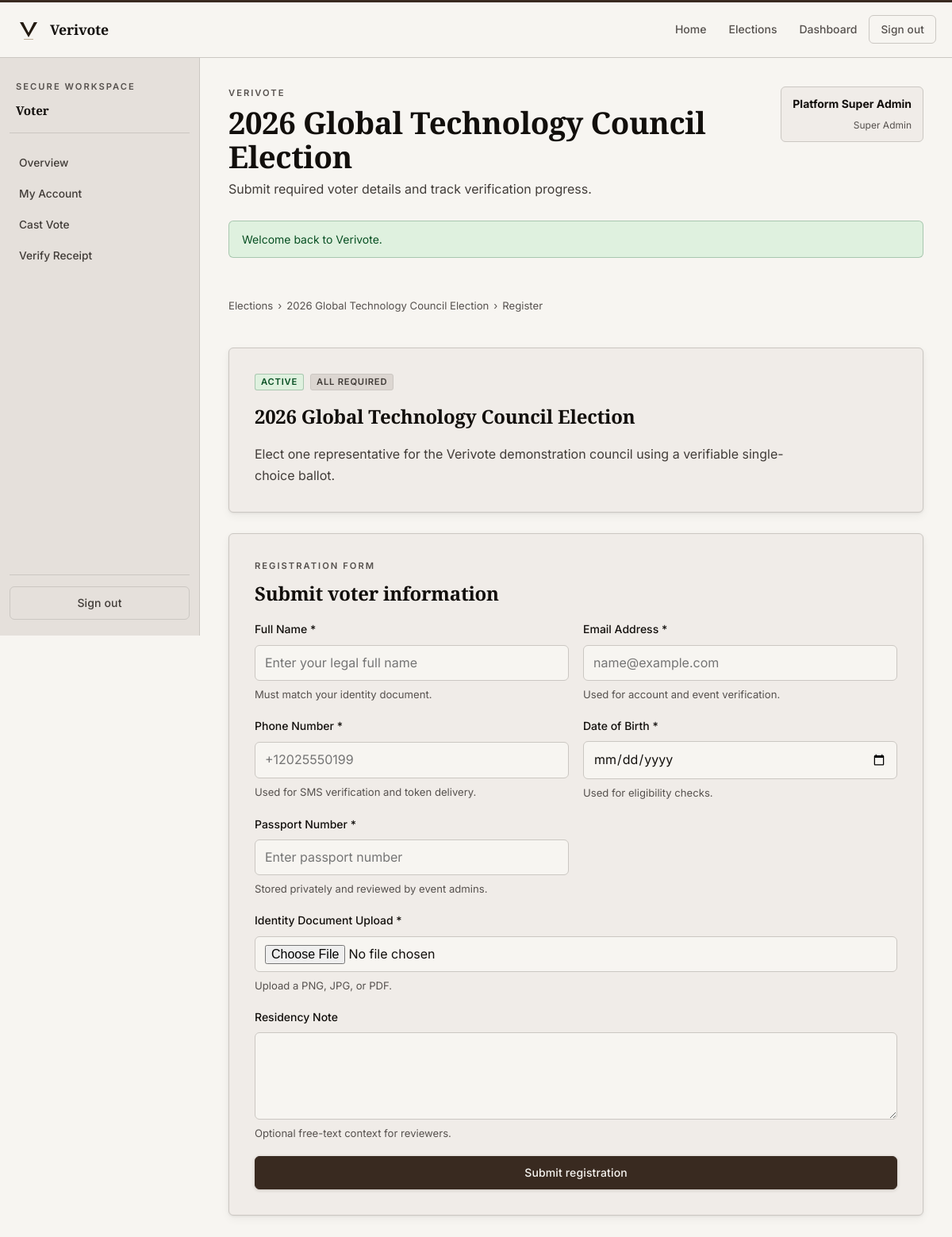
The page /voter/register_event.php?event=1 (signed in) on the database its author committed.
### tables this page shows
CREATE TABLE events (
    id BIGINT UNSIGNED AUTO_INCREMENT PRIMARY KEY,
    created_by BIGINT UNSIGNED NOT NULL,
    title VARCHAR(200) NOT NULL,
    slug VARCHAR(220) NOT NULL UNIQUE,
    description TEXT NOT NULL,
    ballot_type ENUM('single_choice') NOT NULL DEFAULT 'single_choice',
    status ENUM('draft', 'scheduled', 'active', 'closed', 'archived') NOT NULL DEFAULT 'draft',
    start_at DATETIME NOT NULL,
    end_at DATETIME NOT NULL,
    timezone VARCHAR(80) NOT NULL DEFAULT 'UTC',
    result_visibility ENUM('private', 'public_after_close', 'public_live') NOT NULL DEFAULT 'public_after_close',
    personal_verification_enabled TINYINT(1) NOT NULL DEFAULT 1,
    public_audit_enabled TINYINT(1) NOT NULL DEFAULT 1,
    allow_self_registration TINYINT(1) NOT NULL DEFAULT 1,
    max_votes_per_token TINYINT UNSIGNED NOT NULL DEFAULT 1,
    verification_policy ENUM('all_required', 'any_one', 'custom') NOT NULL DEFAULT 'all_required',
    eligibility_rules TEXT NULL,
    event_notice TEXT NULL,
    created_at TIMESTAMP NOT NULL DEFAULT CURRENT_TIMESTAMP,
    updated_at TIMESTAMP NOT NULL DEFAULT CURRENT_TIMESTAMP ON UPDATE CURRENT_TIMESTAMP,
    CONSTRAINT fk_events_creator FOREIGN KEY (created_by) REFERENCES users(id)
);

CREATE TABLE event_required_fields (
    id BIGINT UNSIGNED AUTO_INCREMENT PRIMARY KEY,
    event_id BIGINT UNSIGNED NOT NULL,
    field_key VARCHAR(120) NOT NULL,
    field_label VARCHAR(150) NOT NULL,
    field_type ENUM('text', 'email', 'phone', 'date', 'textarea', 'select', 'file', 'image', 'id_number', 'passport', 'address') NOT NULL DEFAULT 'text',
    placeholder VARCHAR(190) NULL,
    help_text VARCHAR(255) NULL,
    options_json JSON NULL,
    validation_rules_json JSON NULL,
    is_required TINYINT(1) NOT NULL DEFAULT 1,
    is_system_field TINYINT(1) NOT NULL DEFAULT 1,
    field_order INT UNSIGNED NOT NULL DEFAULT 1,
    created_at TIMESTAMP NOT NULL DEFAULT CURRENT_TIMESTAMP,
    UNIQUE KEY uniq_field (event_id, field_key),
    CONSTRAINT fk_required_fields_event FOREIGN KEY (event_id) REFERENCES events(id) ON DELETE CASCADE
);

### includes/helpers.php (called while the page is built, shortened)
<?php
function app_config(?string $key = null, mixed $default = null): mixed
{
    global $appConfig;
    $segments = explode('.', $key);
    $value = $appConfig;
    foreach ($segments as $segment) {
        $value = $value[$segment];
    }
    return $value;
}
function app_base_path(): string
{
    static $cached = null;
    if (is_string($cached)) {
        return $cached;
    }
    $documentRoot = realpath((string) ($_SERVER['DOCUMENT_ROOT'] ?? ''));
    $projectRoot = realpath(BASE_PATH);
    $documentRoot = str_replace('\\', '/', $documentRoot);
    $projectRoot = str_replace('\\', '/', $projectRoot);
    if ($projectRoot === $documentRoot) {
        $cached = '';
        return $cached;
    }
    $prefix = rtrim($documentRoot, '/') . '/';
    $relative = trim(substr($projectRoot, strlen($prefix)), '/');
    $cached = $relative === '' ? '' : '/' . $relative;
    return $cached;
}
function base_url(string $path = ''): string
{
    $appUrl = (string) app_config('app_url', '');
    $path = '/' . ltrim($path, '/');
    $basePath = app_base_path();
    if ($basePath === '') {
        return $path;
    }
    return $path === '/' ? $basePath . '/' : $basePath . $path;
}
function e(null|string|int|float $value): string
{
    return htmlspecialchars((string) $value, ENT_QUOTES | ENT_SUBSTITUTE, 'UTF-8');
}
function format_status(string $value): string
{
    return ucwords(str_replace('_', ' ', $value));
}
function badge_class(string $status): string
{
    return match ($status) {
        'active', 'approved', 'verified', 'used', 'sent' => 'badge-success',
        'warning', 'scheduled', 'under_review', 'pending', 'queued' => 'badge-warning',
        'error', 'rejected', 'revoked', 'failed', 'suspended' => 'badge-danger',
        default => 'badge-muted',
    };
}
function fetch_one(string $sql, array $params = []): ?array
{
    $statement = db()->prepare($sql);
    $statement->execute($params);
    $row = $statement->fetch();
    return $row ?: null;
}
function fetch_all(string $sql, array $params = []): array
{
    $statement = db()->prepare($sql);
    $statement->execute($params);
    return $statement->fetchAll();
}
function fetch_event_by_id(int $eventId): ?array
{
    return fetch_one(
        'SELECT events.*, users.full_name AS creator_name
         FROM events
         INNER JOIN users ON users.id = events.created_by
         WHERE events.id = :event_id',
        ['event_id' => $eventId]
    );
}
function fetch_event_required_fields(int $eventId): array
{
    return fetch_all(
        'SELECT * FROM event_required_fields
         WHERE event_id = :event_id
         ORDER BY field_order ASC, id ASC',
        ['event_id' => $eventId]
    );
}
function fetch_user_submission(int $eventId, int $userId): ?array
{
    return fetch_one(
        'SELECT * FROM voter_event_submissions
         WHERE event_id = :event_id AND user_id = :user_id',
        ['event_id' => $eventId, 'user_id' => $userId]
    );
}
function submission_answer_value_map(array $answers): array
{
    $map = [];
    return $map;
}

### config/database.php (called while the page is built, shortened)
<?php
function db(): PDO
{
    static $pdo = null;
    if ($pdo instanceof PDO) {
        return $pdo;
    }
    $config = app_config('db');
    $dsn = sprintf(
        'mysql:host=%s;port=%s;dbname=%s;charset=%s',
        $config['host'],
        $config['port'],
        $config['name'],
        $config['charset']
    );
    $pdo = new PDO($dsn, $config['user'], $config['pass'], [
        PDO::ATTR_ERRMODE => PDO::ERRMODE_EXCEPTION,
        PDO::ATTR_DEFAULT_FETCH_MODE => PDO::FETCH_ASSOC,
        PDO::ATTR_EMULATE_PREPARES => false,
    ]);
    return $pdo;
}

### includes/auth.php (called while the page is built, shortened)
<?php
function current_user(bool $refresh = false): ?array
{
    if (!$refresh && isset($_SESSION['cached_user'])) {
        return $_SESSION['cached_user'];
    }
    $user = fetch_one(
        'SELECT users.*, roles.slug AS role_slug, roles.name AS role_name
         FROM users
         INNER JOIN roles ON roles.id = users.role_id
         WHERE users.id = :user_id',
        ['user_id' => (int) $_SESSION['user_id']]
    );
    return $user;
}

### includes/flash.php (called while the page is built, shortened)
<?php
function pull_flashes(): array
{
    $messages = $_SESSION['flash_messages'] ?? [];
    return $messages;
}
function old_input(string $key, string $default = ''): string
{
    $value = $_SESSION['old_input'][$key] ?? $default;
    return is_string($value) ? $value : $default;
}

### voter/register_event.php (the view, shortened to what this page needs)
<?php
$user = current_user();
$eventId = (int) ($_GET['event'] ?? $_POST['event_id'] ?? 0);
$event = $eventId > 0 ? fetch_event_by_id($eventId) : null;
$fields = fetch_event_required_fields($eventId);
$submission = fetch_user_submission($eventId, (int) $user['id']);
$existingAnswers = $submission ? fetch_submission_answers((int) $submission['id']) : [];
$existingAnswerMap = submission_answer_value_map($existingAnswers);
$canResubmit = $submission && $submission['status'] === 'rejected';
$pageHeading = $event['title'];
$pageDescription = 'Submit required voter details and track verification progress.';
$isDashboard = true;
include dirname(__DIR__) . '/includes/header.php';
?>
<div class="breadcrumb" style="margin-bottom:16px;">
    <a href="<?= e(base_url('/events.php')); ?>">Elections</a>
    <span>&rsaquo;</span>
    <a href="<?= e(base_url('/event.php?event=' . $eventId)); ?>"><?= e($event['title']); ?></a>
    <span>&rsaquo;</span>
    <span>Register</span>
</div>
<section class="panel">
    <div class="pill-row">
        <span class="badge <?= e(badge_class($event['status'])); ?>"><?= e(format_status($event['status'])); ?></span>
        <span class="badge badge-muted"><?= e(format_status($event['verification_policy'])); ?></span>
    </div>
    <h2><?= e($event['title']); ?></h2>
    <p><?= e($event['description']); ?></p>
</section>
<?php if (!$submission || $canResubmit): ?>
    <section class="panel">
        <span class="eyebrow"><?= $canResubmit ? 'Resubmission Form' : 'Registration Form'; ?></span>
        <h2><?= $canResubmit ? 'Correct and resubmit your information' : 'Submit voter information'; ?></h2>
        <form method="post" enctype="multipart/form-data" class="form-grid">
            <?php foreach ($fields as $field): ?>
                <?php
                $fieldName = 'field_' . $field['id'];
                $fieldType = $field['field_type'];
                $existingValue = $existingAnswerMap[$fieldName]['text_value'] ?? '';
                $old = old_input($fieldName, (string) $existingValue);
                ?>
                <div class="field <?= in_array($fieldType, ['textarea', 'file', 'image'], true) ? 'field--full' : ''; ?>">
                    <label for="<?= e($fieldName); ?>"><?= e($field['field_label']); ?><?= $field['is_required'] ? ' *' : ''; ?></label>
                    <?php if ($fieldType === 'textarea'): ?>
                        <textarea id="<?= e($fieldName); ?>" name="<?= e($fieldName); ?>"><?= e($old); ?></textarea>
                    <?php elseif (in_array($fieldType, ['file', 'image'], true)): ?>
                        <input id="<?= e($fieldName); ?>" type="file" name="<?= e($fieldName); ?>" <?= (!$canResubmit && $field['is_required']) ? 'required' : ''; ?>>
                    <?php else: ?>
                        <?php
                        $inputType = match ($fieldType) {
                            'email' => 'email',
                            'phone' => 'text',
                            'date' => 'date',
                            default => 'text',
                        };
                        ?>
                        <input id="<?= e($fieldName); ?>" type="<?= e($inputType); ?>" name="<?= e($fieldName); ?>" value="<?= e($old); ?>" placeholder="<?= e((string) $field['placeholder']); ?>" <?= $field['is_required'] ? 'required' : ''; ?>>
                    <?php endif; ?>
                    <?php if (!empty($field['help_text'])): ?>
                        <span class="helper-text"><?= e($field['help_text']); ?></span>
                    <?php endif; ?>
                </div>
            <?php endforeach; ?>
            <div class="field field--full">
                <button class="button button--primary" type="submit"><?= $canResubmit ? 'Resubmit registration' : 'Submit registration'; ?></button>
            </div>
        </form>
    </section>
<?php endif; ?>
<?php include dirname(__DIR__) . '/includes/footer.php'; ?>

### includes/header.php (shortened to what this page needs)
<?php
$pageTitle = $pageTitle ?? 'Verivote';
$pageDescription = $pageDescription ?? '';
$isDashboard = $isDashboard ?? false;
$flashes = pull_flashes();
$bodyBaseUrl = rtrim(base_url(''), '/');
?>
<!DOCTYPE html>
<html lang="en">
<head>
    <link rel="stylesheet" href="<?= e(base_url('/assets/css/app.css')); ?>">
</head>
<body class="<?= $isDashboard ? 'dashboard-body' : 'public-body'; ?>" data-base-url="<?= e($bodyBaseUrl); ?>">
<?php include __DIR__ . '/navigation.php'; ?>
<?php if ($isDashboard): ?>
    <div class="app-shell">
        <?php include __DIR__ . '/sidebar.php'; ?>
        <main id="main-content" class="app-main">
            <section class="page-head">
                <div>
                    <span class="eyebrow">Verivote</span>
                    <h1><?= e($pageHeading ?? $pageTitle); ?></h1>
                    <?php if ($pageDescription !== ''): ?>
                        <p><?= e($pageDescription); ?></p>
                    <?php endif; ?>
                </div>
                <?php if ($user = current_user()): ?>
                    <div class="user-chip">
                        <strong><?= e($user['full_name']); ?></strong>
                        <span><?= e($user['role_name'] ?? format_status($user['role_slug'] ?? '')); ?></span>
                    </div>
                <?php endif; ?>
            </section>
            <?php if ($flashes): ?>
                <section class="flash-stack" role="status" aria-live="polite" aria-atomic="true">
                    <?php foreach ($flashes as $flash): ?>
                        <div class="alert alert--<?= e($flash['type']); ?>"><?= e($flash['message']); ?></div>
                    <?php endforeach; ?>
                </section>
            <?php endif; ?>
<?php endif; ?>

### rows shown on the page
events: title "2026 Global Technology Council Election", status "ACTIVE", verification_policy "ALL REQUIRED", description "Elect one representative for the Verivote demonstration council using a verifiable single-choice ballot."
event_required_fields: field_label "Full Name", placeholder "Enter your legal full name", help_text "Must match your identity document."
event_required_fields: field_label "Email Address", placeholder "name@example.com", help_text "Used for account and event verification."
event_required_fields: field_label "Phone Number", placeholder "+12025550199", help_text "Used for SMS verification and token delivery."
event_required_fields: field_label "Date of Birth", help_text "Used for eligibility checks."
event_required_fields: field_label "Passport Number", placeholder "Enter passport number", help_text "Stored privately and reviewed by event admins."
event_required_fields: field_label "Identity Document Upload", help_text "Upload a PNG, JPG, or PDF."
event_required_fields: field_label "Residency Note", help_text "Optional free-text context for reviewers."

### other values the page prints
format_status(str_replace('_', ' ', $role)) "Voter"
$link['label'] "Overview"
$link['label'] "My Account"
$link['label'] "Cast Vote"
$link['label'] "Verify Receipt"
$pageDescription "Submit required voter details and track verification progress."
$user['full_name'] "Platform Super Admin"
$user['role_name'] "Super Admin"
$flash['message'] "Welcome back to Verivote."
